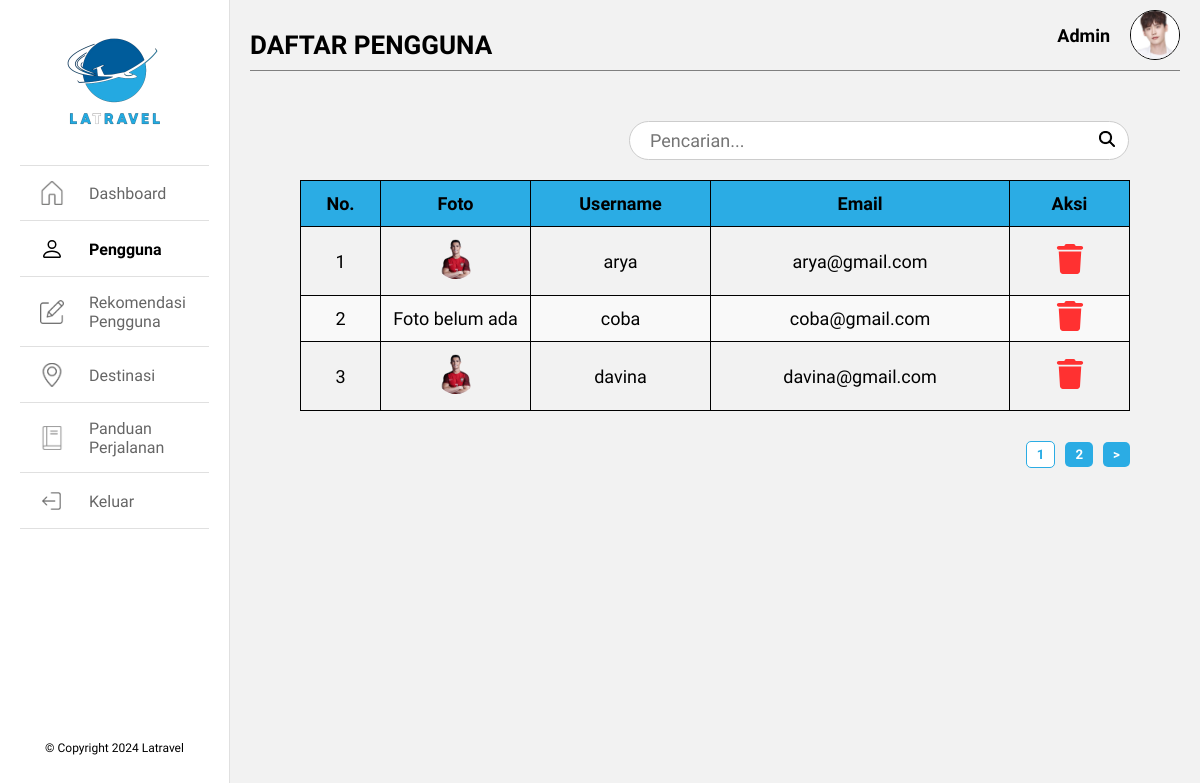
The app's page /admin/pengguna.php (signed in) with its own data.
### tables this page shows
CREATE TABLE `pengguna` (
  `username` varchar(100) NOT NULL,
  `email` varchar(150) NOT NULL,
  `pw` varchar(255) NOT NULL,
  `bio` varchar(255) NOT NULL,
  `foto` varchar(255) NOT NULL
);

### admin/pengguna.php (the view, shortened to what this page needs)
<?php
    require "../database/koneksi.php";
    $sql_select_pengguna = mysqli_query($conn, "SELECT * FROM pengguna");
    $pengguna = [];
    while ($row_pengguna = mysqli_fetch_assoc($sql_select_pengguna)) {
        $pengguna[] = $row_pengguna;
    }
?>
<!DOCTYPE html>
<html lang="en">
<head>
    <link rel="stylesheet" href="../elements/styles/admin.css">
</head>
<body>
    <?php include '../elements/sidebar-admin.php'; ?>
    <section class="main-content">
        <header>
            <h3>DAFTAR PENGGUNA</h3>
            <div class="admin-profile">
                <span>Admin</span>
                <img src="../assets/images/admin.png" alt="Admin Icon" class="profile-icon">
            </div>
        </header>
        <div class="table-header1">
            <div class="search-container">
                <input type="text" placeholder="Pencarian..." id="search">
                <button id="searchButton"><img src="../assets/icon/cari.png" alt="Icon" width="16" height="16"></i></button>
            </div>
        </div>
        <div class="table-section" id="table-section">
            <table>
                <thead>
                    <tr>
                        <th>No.</th>
                        <th>Foto</th>
                        <th>Username</th>
                        <th>Email</th>
                        <th>Aksi</th>
                    </tr>
                </thead>
                <tbody>
                    <?php $i = 1; foreach($pengguna as $user) : ?>
                    <?php $direktori = "../database/profil_pengguna/" . $user["foto"];?>
                    <tr>
                        <td><?= $i ?></td>
                        <td><?php if ($user["foto"] == "") {echo "Foto belum ada";} else {echo "<img src='$direktori' alt='Foto pengguna' width='80px' heigth='80px'>";} ?></td>
                        <td><?php echo $user["username"];?></td>
                        <td><?php echo $user["email"];?></td>
                        <td><a href="../database/delete.php?username=<?= $user['username'] ?>" onclick="return confirm('Yakin ingin menghapus akun pengguna ini?');" class='delete-btn'><img src='../assets/icon/sampah.svg'></a></td>
                    </tr>
                    <?php $i++; endforeach; ?>
                </tbody>
            </table>
        </div>
        <div class="pagination-section">
            <div class="pagination" id="pagination"></div>
        </div>
    </section>
</body>
</html>

### elements/sidebar-admin.php
<div class="sidebar">
    <link rel="stylesheet" href="styles/admin.css">
    <div class="logo">
        <img src="../assets/images/logo2.png" alt="LATRAVEL Logo">
    </div>
    <?php
        $current_page = basename($_SERVER['PHP_SELF']);
    ?>
    <ul class="sidebar-menu">
        <li class="<?= ($current_page == 'dashboard.php') ? 'active' : '' ?>">
            <a href="../admin/dashboard.php">
                <img src="../assets/icon/rumah.png" alt="Icon" width="24" height="24"> Dashboard
            </a>
        </li>
        <li class="<?= ($current_page == 'pengguna.php') ? 'active' : '' ?>">
            <a href="../admin/pengguna.php">
                <img src="../assets/icon/person.svg" alt="Icon" width="24" height="24"> Pengguna
            </a>
        </li>
        <li class="<?= ($current_page == 'rekomendasi.php') ? 'active' : '' ?>">
            <a href="../admin/rekomendasi.php">
                <img src="../assets/icon/ubah2.png" alt="Icon" width="24" height="24"> Rekomendasi Pengguna
            </a>
        </li>
        <li class="<?= ($current_page == 'destinasi.php') ? 'active' : '' ?>">
            <a href="../admin/destinasi.php">
                <img src="../assets/icon/lokasi.png" alt="Icon" width="24" height="24"> Destinasi
            </a>
        </li>
        <li class="<?= ($current_page == 'panduan.php') ? 'active' : '' ?>">
            <a href="../admin/panduan.php">
                <img src="../assets/icon/panduan.png" alt="Icon" width="24" height="24"> Panduan Perjalanan
            </a>
        </li>
        <li class="<?= ($current_page == 'keluar.php') ? 'active' : '' ?>">
            <a href="../akun/keluar.php?logout=true">
                <img src="../assets/icon/keluar.png" alt="Icon" width="24" height="24"> Keluar
            </a>
        </li>
    </ul>
    <p class="copyright">&copy; Copyright 2024 Latravel</p>
</div>

### elements/styles/admin.css (style rules this page uses)
:root { --hitam: #000000; --putih: #ffffff; --merah: #ff3131; --hijau: #7ed957; --kuning: #ffdf2b; --pri-col: #00274d; --sec-col: #2bace4; --ter-col: #0f456d; }
* { font-family: "Libre Franklin", sans-serif; box-sizing: border-box; margin: 0; padding: 0; }
body { background-color: #f2f2f2; }
.sidebar { width: 230px; height: 100%; padding: 20px; background-color: #ffffff; border-right: 1px solid #e0e0e0; position: fixed; font-family: Arial, sans-serif; overflow: hidden; transition: transform 0.3s ease; display: flex; flex-direction: column; align-items: center; }
.logo { display: flex; flex-direction: column; align-items: center; margin-bottom: 20px; }
.logo img { width: 125px; height: auto; }
ul { list-style-type: none; padding: 0; }
ul li:nth-child(1) { border-top: 1px solid #e0e0e0; }
ul li { border-bottom: 1px solid #e0e0e0; }
ul li a { display: flex; align-items: center; text-decoration: none; color: black; padding: 15px 20px; font-size: 16px; transition: font-weight 0.3s; }
.sidebar-menu { margin: 0; }
.sidebar-menu li { margin-bottom: 1px; }
.sidebar-menu li a { display: flex; align-items: center; text-decoration: none; color: black; font-size: 16px; opacity: 60%; }
.sidebar-menu .active a { opacity: 100%; font-weight: bold; }
.sidebar-menu li a img { margin-right: 25px; }
.copyright { text-align: center; color: black; font-size: 12px; position: absolute; bottom: 45px; width: 100%; }
.main-content { padding: 0 20px 20px; margin-left: 230px; }
header { display: flex; justify-content: space-between; border-bottom: 1px solid gray; }
header h3 { font-size: 26px; margin: 30px 0 10px; }
.admin-profile { display: flex; align-items: center; font-size: 18px; font-weight: bold; color: black; }
.profile-icon { width: 50px; height: 50px; border-radius: 50%; margin-left: 20px; border: 1px solid black; }
.search-container { display: flex; align-items: center; justify-content: center; margin-right: 10px; }
#search { padding: 8px 10px 8px 20px; border: 1px solid #ccc; border-radius: 20px; width: 500px; font-size: 18px; }
#searchButton { background-color: #fff; border: none; cursor: pointer; padding: 5px; margin-left: -35px; }
.table-header1 { display: flex; flex-direction: row; justify-content: flex-end; align-items: center; margin: 50px 50px 0; }
.table-section { margin: 0 50px; }
table { width: 100%; margin: 20px 0; font-size: 18px; border-collapse: collapse; }
table th, table td { padding: 12px; text-align: center; border: 1px solid black; }
table th:nth-child(2), table td:nth-child(2) { width: 150px; }
table th:last-child, table td:last-child { padding: 0; width: 120px; text-align: center; }
table th:first-child, table td:first-child { padding: 0; width: 80px; text-align: center; }
table th { background-color: #2bace4; color: black; }
table tbody tr:nth-child(even) { background-color: #f9f9f9; }
table img { width: 40px; height: 40px; border-radius: 50%; }
.approve-btn, .reject-btn, .delete-btn, .edit-btn { background: none; border: none; cursor: pointer; font-size: 1.2em; }
.delete-btn img { width: 30px; height: 30px; border-radius: 0; }
.pagination-section { display: flex; justify-content: flex-end; align-items: center; margin: 30px 50px 0; }

### records on screen
pengguna: foto (picture), username "arya", email "arya@gmail.com"
pengguna: foto "Foto belum ada", username "coba", email "coba@gmail.com"
pengguna: foto (picture), username "davina", email "davina@gmail.com"
